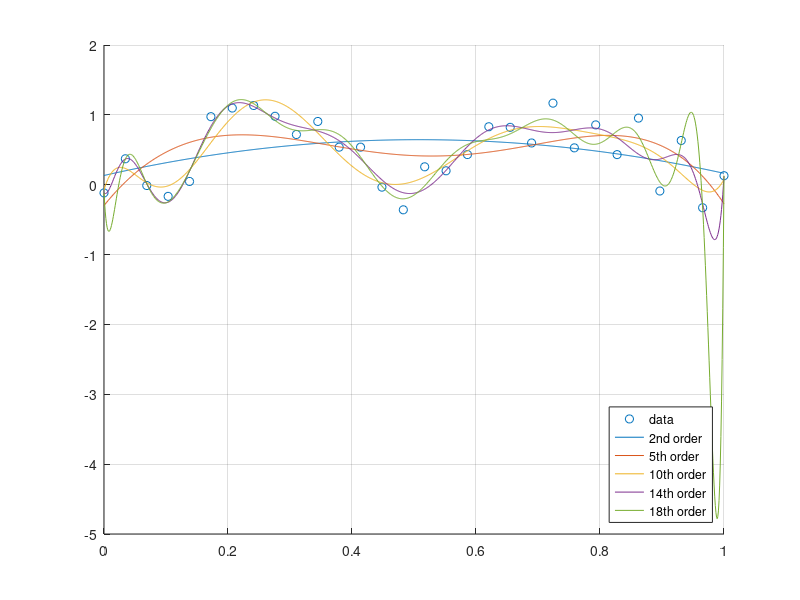
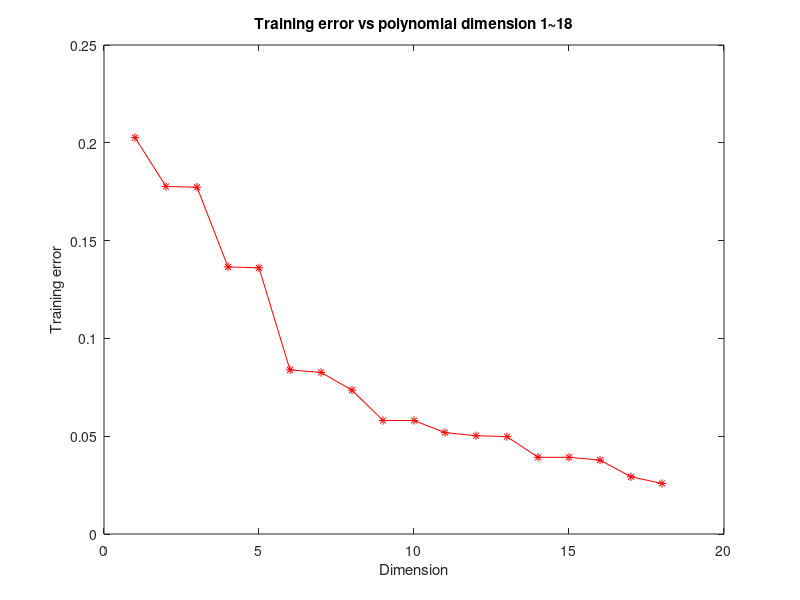
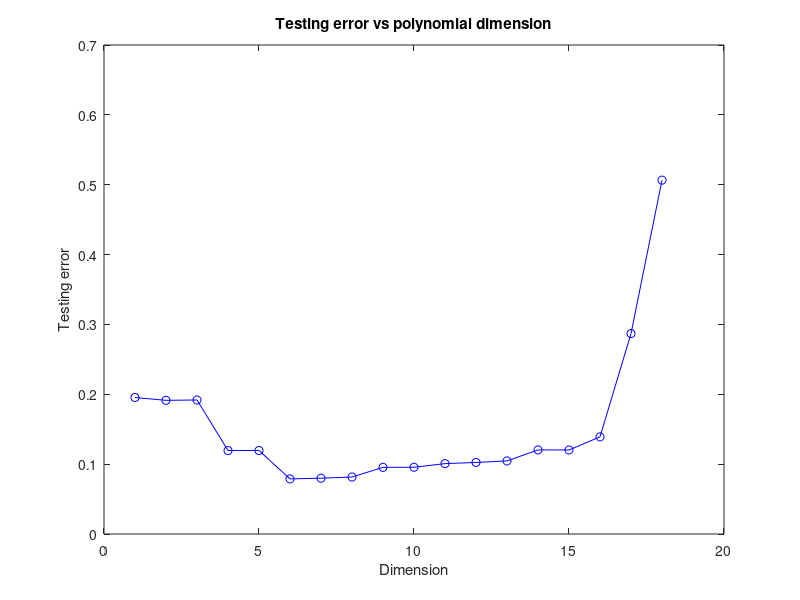
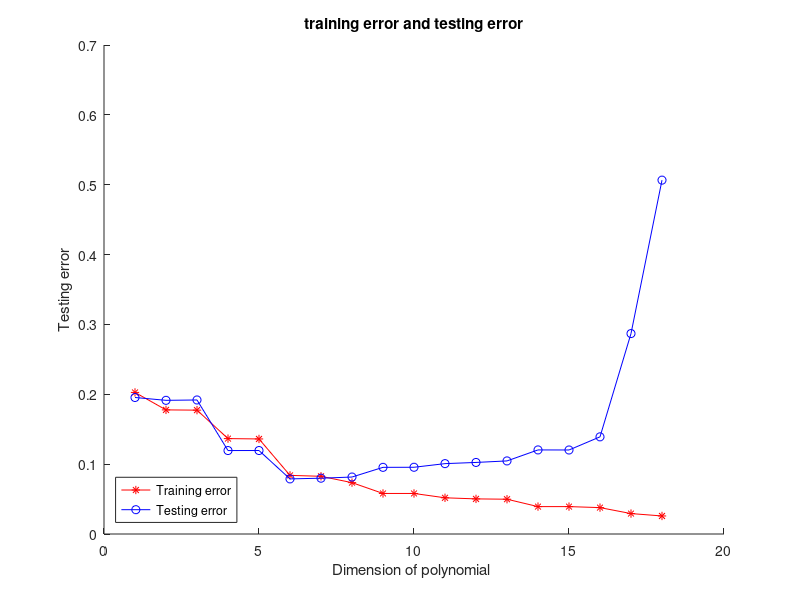

Write MATLAB code to recreate these figures, in order.
clear;
% Generate data
t = linspace(0,1,30); 
x = linspace(0,1,1000);
g = sin(2*pi*t).^2 + normrnd(0,sqrt(0.07),[1 30]);

%plot the data
figure;
scatter(t,g);
grid on;
hold on;

% 2nd order
P2 = polyfit(t,g,2); 
y2 = polyval(P2,x);
plot(x,y2);
% 5th order
P5 = polyfit(t,g,5); 
Pv5 = polyval(P5,x);
plot(x,Pv5);
% 10th order
P10 = polyfit(t,g,10); 
Pv10 = polyval(P10,x);
plot(x,Pv10);
% 14th order
P14 = polyfit(t,g,14); 
Pv14 = polyval(P14,x);
plot(x,Pv14);
% 18th order
P18 = polyfit(t,g,18); 
Pv18 = polyval(P18,x);
plot(x,Pv18);
hold off;
legend('data','2nd order','5th order','10th order','14th order','18th order','Location','southeast');


% training error
MSE_Train = zeros(1,18); 
y_30 = zeros(18,30);

for i = 1:18
    y_30(i,:) = polyval(polyfit(t,g,i),t);
    MSE_Train(i) = sum((g-y_30(i,:)).^2)/30;
end
figure; 
plot(MSE_Train,'*-r'); 
title('Training error vs polynomial dimension 1~18');
xlabel('Dimension'); ylabel('Training error');

% Generate testing data
g2 = sin(2*pi*x).^2 + normrnd(0,sqrt(0.07),[1 1000]);

% Testing error vs polynomial dimension
MSE_Test = zeros(1,18); y_1000 = zeros(18,1000);
for i = 1:18
    y_1000(i,:) = polyval(polyfit(t,g,i),x);
    MSE_Test(i) = sum((g2-y_1000(i,:)).^2)/1000;
end
figure;
plot(MSE_Test,'o-b');title('Testing error vs polynomial dimension');
xlabel('Dimension'); ylabel('Testing error');
%training error and testing error
figure;
hold on;
plot(MSE_Train,'r*-');
plot(MSE_Test,'bo-');
title('training error and testing error');
xlabel('Dimension of polynomial ');
ylabel('Testing error');
legend('Training error','Testing error','Location','southwest');
hold off;
clear;
% Generate data
x = [0.2 0.3 0.6 0.9 1.1 1.3 1.4 1.6];
y = [0.050446 0.098426 0.33277 0.7266 1.0972 1.5697 1.8487 2.5015];
x0 = linspace(0.2,1.6,1000); n = length(x);
y_h = zeros(3,8); 
RSS = zeros(1,3);
AIC = zeros(1,3); BIC = zeros(1,3);
% Fitting data & compute AIC, BIC
Pf1=polyfit(x,y,1);
y_h(1,:) = polyval(Pf1,x);
RSS(1) = sum((y-y_h(1,:)).^2);
AIC(1) = n*log(RSS(1)/n) + 2*1;
BIC(1) = n*log(RSS(1)/n) + log(n)*1;

Pf2=polyfit(x,y,2);
y_h(2,:) = polyval(Pf2,x);
RSS(2) = sum((y-y_h(2,:)).^2);
AIC(2) = n*log(RSS(2)/n) + 2*2;
BIC(2) = n*log(RSS(2)/n) + log(n)*2;

Pf3=polyfit(x,y,3);
y_h(3,:) = polyval(Pf3,x);
RSS(3) = sum((y-y_h(3,:)).^2);
AIC(3) = n*log(RSS(3)/n) + 2*3;
BIC(3) = n*log(RSS(3)/n) + log(n)*3;
%plot the model
figure;
subplot(2,2,1);
scatter(x,y); grid on; hold on; 
plot(x0,polyval(Pf1,x0)); 
xlabel('X data'); ylabel('Y data');
title(['Degree = 1, RSS = ',num2str(RSS(1))]); 

subplot(2,2,2);
scatter(x,y); grid on; hold on; 
plot(x0,polyval(Pf2,x0)); 
xlabel('X data'); ylabel('Y data');
title(['Degree = 2, RSS = ',num2str(RSS(2))]); 

subplot(2,2,3);
scatter(x,y); grid on; hold on; 
plot(x0,polyval(Pf3,x0)); 
xlabel('X data'); ylabel('Y data');
title(['Degree = 3, RSS = ',num2str(RSS(3))]);

figure;
bar([AIC;BIC]'); legend('AIC','BIC','Location','southwest');
xlabel('X data'); ylabel('Y data');
title('AIC & BIC');
disp(AIC);
disp(BIC);